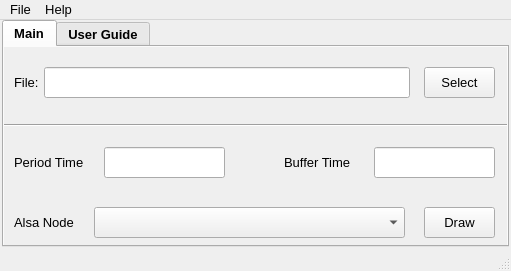
<?xml version="1.0" encoding="UTF-8"?>
<ui version="4.0">
 <class>MainWindow</class>
 <widget class="QMainWindow" name="MainWindow">
  <property name="windowModality">
   <enum>Qt::WindowModal</enum>
  </property>
  <property name="enabled">
   <bool>true</bool>
  </property>
  <property name="geometry">
   <rect>
    <x>0</x>
    <y>0</y>
    <width>511</width>
    <height>271</height>
   </rect>
  </property>
  <property name="sizePolicy">
   <sizepolicy hsizetype="Fixed" vsizetype="Fixed">
    <horstretch>0</horstretch>
    <verstretch>0</verstretch>
   </sizepolicy>
  </property>
  <property name="minimumSize">
   <size>
    <width>511</width>
    <height>271</height>
   </size>
  </property>
  <property name="maximumSize">
   <size>
    <width>511</width>
    <height>271</height>
   </size>
  </property>
  <property name="font">
   <font>
    <pointsize>10</pointsize>
   </font>
  </property>
  <property name="windowTitle">
   <string>ADTM Tool</string>
  </property>
  <widget class="QWidget" name="centralwidget">
   <property name="sizePolicy">
    <sizepolicy hsizetype="Fixed" vsizetype="Fixed">
     <horstretch>0</horstretch>
     <verstretch>0</verstretch>
    </sizepolicy>
   </property>
   <property name="autoFillBackground">
    <bool>true</bool>
   </property>
   <widget class="QTabWidget" name="tabWidget">
    <property name="enabled">
     <bool>true</bool>
    </property>
    <property name="geometry">
     <rect>
      <x>2</x>
      <y>0</y>
      <width>507</width>
      <height>227</height>
     </rect>
    </property>
    <property name="sizePolicy">
     <sizepolicy hsizetype="Fixed" vsizetype="Fixed">
      <horstretch>0</horstretch>
      <verstretch>0</verstretch>
     </sizepolicy>
    </property>
    <property name="font">
     <font>
      <pointsize>10</pointsize>
      <bold>true</bold>
     </font>
    </property>
    <property name="autoFillBackground">
     <bool>true</bool>
    </property>
    <property name="currentIndex">
     <number>0</number>
    </property>
    <widget class="QWidget" name="MainTab">
     <property name="font">
      <font>
       <pointsize>10</pointsize>
       <bold>false</bold>
      </font>
     </property>
     <property name="autoFillBackground">
      <bool>true</bool>
     </property>
     <attribute name="title">
      <string>Main</string>
     </attribute>
     <widget class="QLabel" name="label">
      <property name="geometry">
       <rect>
        <x>10</x>
        <y>20</y>
        <width>31</width>
        <height>31</height>
       </rect>
      </property>
      <property name="font">
       <font>
        <pointsize>10</pointsize>
        <bold>false</bold>
       </font>
      </property>
      <property name="text">
       <string>File:</string>
      </property>
     </widget>
     <widget class="QLineEdit" name="logLineEdit">
      <property name="enabled">
       <bool>true</bool>
      </property>
      <property name="geometry">
       <rect>
        <x>40</x>
        <y>20</y>
        <width>366</width>
        <height>31</height>
       </rect>
      </property>
      <property name="font">
       <font>
        <pointsize>10</pointsize>
        <bold>false</bold>
       </font>
      </property>
      <property name="styleSheet">
       <string notr="true"/>
      </property>
      <property name="readOnly">
       <bool>true</bool>
      </property>
     </widget>
     <widget class="QPushButton" name="selectButton">
      <property name="geometry">
       <rect>
        <x>420</x>
        <y>20</y>
        <width>71</width>
        <height>31</height>
       </rect>
      </property>
      <property name="font">
       <font>
        <pointsize>10</pointsize>
        <bold>false</bold>
       </font>
      </property>
      <property name="text">
       <string>Select</string>
      </property>
     </widget>
     <widget class="Line" name="line">
      <property name="geometry">
       <rect>
        <x>0</x>
        <y>70</y>
        <width>521</width>
        <height>16</height>
       </rect>
      </property>
      <property name="orientation">
       <enum>Qt::Horizontal</enum>
      </property>
     </widget>
     <widget class="QLabel" name="label_2">
      <property name="geometry">
       <rect>
        <x>10</x>
        <y>100</y>
        <width>81</width>
        <height>31</height>
       </rect>
      </property>
      <property name="font">
       <font>
        <pointsize>10</pointsize>
        <bold>false</bold>
       </font>
      </property>
      <property name="text">
       <string>Period Time</string>
      </property>
     </widget>
     <widget class="QLineEdit" name="periodLineEdit">
      <property name="geometry">
       <rect>
        <x>100</x>
        <y>100</y>
        <width>121</width>
        <height>31</height>
       </rect>
      </property>
      <property name="font">
       <font>
        <pointsize>10</pointsize>
        <bold>false</bold>
       </font>
      </property>
      <property name="styleSheet">
       <string notr="true"/>
      </property>
      <property name="frame">
       <bool>true</bool>
      </property>
      <property name="cursorMoveStyle">
       <enum>Qt::LogicalMoveStyle</enum>
      </property>
     </widget>
     <widget class="QLabel" name="label_3">
      <property name="geometry">
       <rect>
        <x>280</x>
        <y>100</y>
        <width>81</width>
        <height>31</height>
       </rect>
      </property>
      <property name="font">
       <font>
        <pointsize>10</pointsize>
        <bold>false</bold>
       </font>
      </property>
      <property name="text">
       <string>Buffer Time</string>
      </property>
     </widget>
     <widget class="QLineEdit" name="bufferLineEdit">
      <property name="geometry">
       <rect>
        <x>370</x>
        <y>100</y>
        <width>121</width>
        <height>31</height>
       </rect>
      </property>
      <property name="font">
       <font>
        <pointsize>10</pointsize>
        <bold>false</bold>
       </font>
      </property>
      <property name="styleSheet">
       <string notr="true">border-color: rgb(0, 0, 255);</string>
      </property>
     </widget>
     <widget class="QLabel" name="label_4">
      <property name="geometry">
       <rect>
        <x>10</x>
        <y>160</y>
        <width>71</width>
        <height>31</height>
       </rect>
      </property>
      <property name="font">
       <font>
        <pointsize>10</pointsize>
        <bold>false</bold>
       </font>
      </property>
      <property name="text">
       <string>Alsa Node</string>
      </property>
     </widget>
     <widget class="QPushButton" name="drawButton">
      <property name="geometry">
       <rect>
        <x>420</x>
        <y>160</y>
        <width>71</width>
        <height>31</height>
       </rect>
      </property>
      <property name="font">
       <font>
        <pointsize>10</pointsize>
        <bold>false</bold>
       </font>
      </property>
      <property name="text">
       <string>Draw</string>
      </property>
     </widget>
     <widget class="QComboBox" name="comboBox">
      <property name="enabled">
       <bool>true</bool>
      </property>
      <property name="geometry">
       <rect>
        <x>90</x>
        <y>160</y>
        <width>311</width>
        <height>31</height>
       </rect>
      </property>
      <property name="font">
       <font>
        <pointsize>10</pointsize>
        <bold>false</bold>
       </font>
      </property>
      <property name="frame">
       <bool>true</bool>
      </property>
     </widget>
    </widget>
    <widget class="QWidget" name="UserGuideTab">
     <property name="sizePolicy">
      <sizepolicy hsizetype="Fixed" vsizetype="Fixed">
       <horstretch>0</horstretch>
       <verstretch>0</verstretch>
      </sizepolicy>
     </property>
     <property name="autoFillBackground">
      <bool>true</bool>
     </property>
     <attribute name="title">
      <string>User Guide</string>
     </attribute>
     <widget class="QTextEdit" name="guideTextEdit">
      <property name="geometry">
       <rect>
        <x>0</x>
        <y>0</y>
        <width>505</width>
        <height>203</height>
       </rect>
      </property>
      <property name="sizePolicy">
       <sizepolicy hsizetype="Fixed" vsizetype="Fixed">
        <horstretch>0</horstretch>
        <verstretch>0</verstretch>
       </sizepolicy>
      </property>
      <property name="font">
       <font>
        <pointsize>10</pointsize>
        <bold>false</bold>
       </font>
      </property>
      <property name="styleSheet">
       <string notr="true"/>
      </property>
      <property name="frameShadow">
       <enum>QFrame::Sunken</enum>
      </property>
      <property name="readOnly">
       <bool>true</bool>
      </property>
     </widget>
    </widget>
   </widget>
  </widget>
  <widget class="QMenuBar" name="menubar">
   <property name="geometry">
    <rect>
     <x>0</x>
     <y>0</y>
     <width>511</width>
     <height>23</height>
    </rect>
   </property>
   <widget class="QMenu" name="menuFile">
    <property name="title">
     <string>File</string>
    </property>
    <addaction name="actionOpen_Log"/>
    <addaction name="separator"/>
    <addaction name="actionExit"/>
   </widget>
   <widget class="QMenu" name="menuHelp">
    <property name="title">
     <string>Help</string>
    </property>
    <addaction name="actionUserGuide"/>
    <addaction name="actionAbout"/>
   </widget>
   <addaction name="menuFile"/>
   <addaction name="menuHelp"/>
  </widget>
  <widget class="QStatusBar" name="statusbar"/>
  <action name="actionExit">
   <property name="text">
    <string>Exit</string>
   </property>
   <property name="font">
    <font>
     <pointsize>10</pointsize>
    </font>
   </property>
  </action>
  <action name="actionAbout">
   <property name="text">
    <string>About</string>
   </property>
   <property name="font">
    <font>
     <pointsize>10</pointsize>
    </font>
   </property>
  </action>
  <action name="actionUserGuide">
   <property name="text">
    <string>User Guide</string>
   </property>
   <property name="font">
    <font>
     <pointsize>10</pointsize>
    </font>
   </property>
  </action>
  <action name="actionOpen_Log">
   <property name="text">
    <string>Open Log</string>
   </property>
  </action>
 </widget>
 <resources/>
 <connections/>
</ui>
